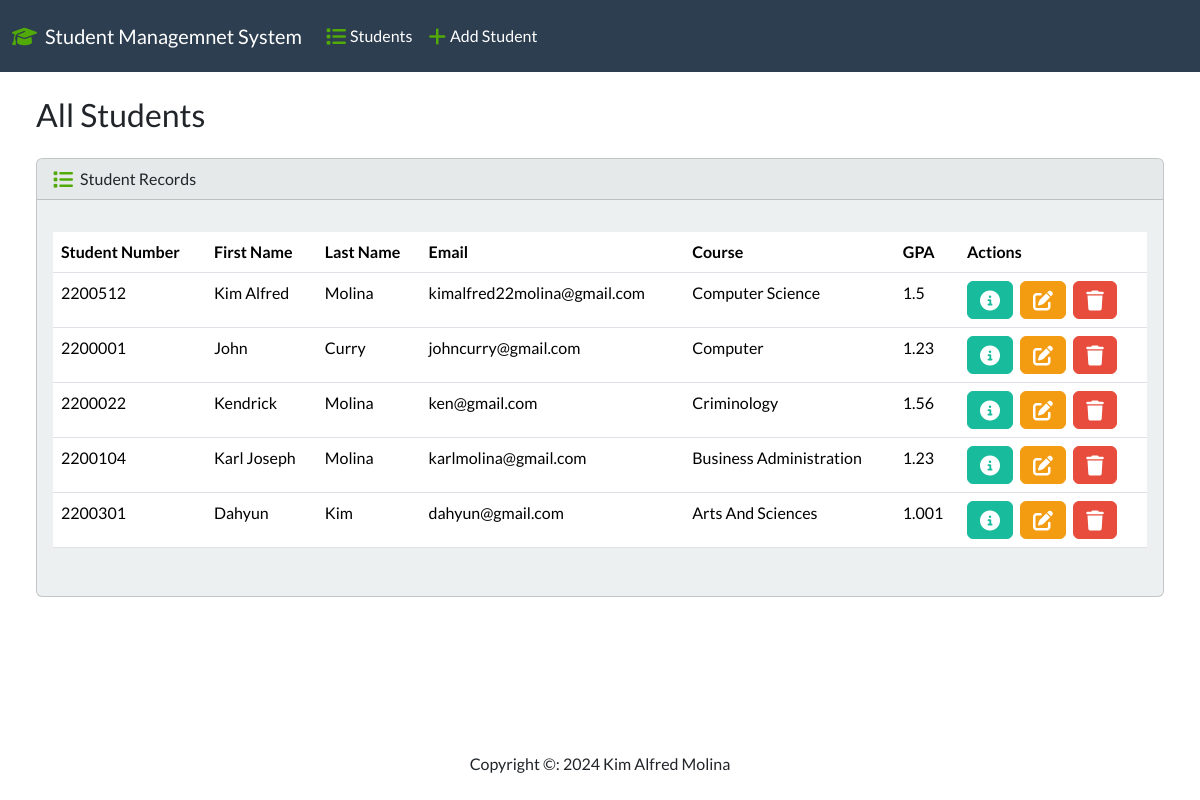
The app's page /, older data.
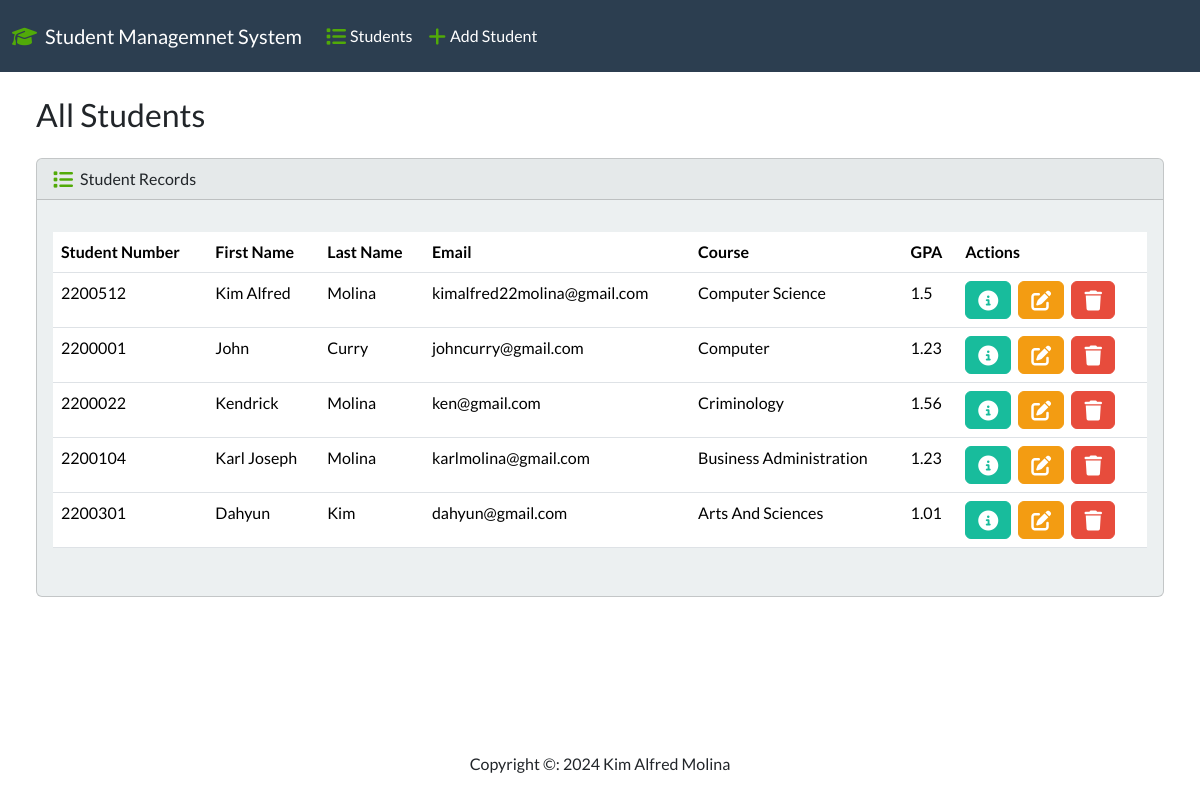
The same page, newer data.
### students/models.py (models this page shows, shortened)
class Student(models.Model):
    Student_number = models.PositiveBigIntegerField()
    first_name = models.CharField(max_length=50)
    last_name = models.CharField(max_length=50)
    email = models.EmailField(max_length=100)
    course = models.CharField(max_length=50)
    gpa = models.FloatField()

### students/views.py (the view)
# urls.py: path('', views.index, name='index'),
def index(request):
    return render(request, 'students/index.html', {
        'students': Student.objects.all()
    })

### students/templates/students/index.html (shortened to what this page needs)
{% extends "students/base.html" %}
{% block body %}
<h3 class="m-4">All Students</h3>
        <div class="row">
            <div class="col-12">
              {% if students %}
              <div class="card bg-light ms-4 me-4 mb-4">
                <div class="card-header"><i class="fa-solid fa-list fa-lg me-1" style="color: #51aa08;"></i> Student Records
                </div>
                <div class="card-body">
                  <p class="card-text">
                    <div class="table-responsive">
                      <table class="table table-hover">
                        <thead>
                          <tr>
                            <th scope="col">Student Number</th>
                            <th scope="col">First Name</th>
                            <th scope="col">Last Name</th>
                            <th scope="col">Email</th>
                            <th scope="col">Course</th>
                            <th scope="col">GPA</th>
                            <th scope="col">Actions</th>
                          </tr>
                        </thead>
                        <tbody>
                          {% for student in students %}
                          <tr>
                            <td>{{ student.Student_number }}</td>
                            <td>{{ student.first_name }}</td>
                            <td>{{ student.last_name }}</td>
                            <td>{{ student.email }}</td>
                            <td>{{ student.course }}</td>
                            <td>{{ student.gpa }}</td>
                            <td>
                              <button type="button" class="btn btn-success me-1" href="{% url 'view_student' student.id %}" data-bs-toggle="modal" data-bs-target="#myModal{{student.id}}">
                              <i class="fa-solid fa-circle-info fa-lg" style="color: #ffffff;"></i>
                            </button>
                            <a class="btn btn-warning me-1" href="{% url 'edit' student.id %}">
                              <i class="fa-solid fa-pen-to-square fa-lg"></i>
                            </a>
                            <button type="button" class="btn btn-danger" data-bs-toggle="modal" data-bs-target="#delete{{student.id}}">
                              <i class="fa-solid fa-trash fa-lg"></i>
                            </button>
                            </td>
                          </tr>
                          {% endfor %}
                        </tbody>
                      </table>
                    </div>
                  </p>
                </div>
              </div>
              {% else %}
              <h5 class="alert alert-primary ms-4 me-4">No Student Records</h5>
              {% endif %}
            </div>
          </div>
{% endblock%}

Row changes from the older to the newer data that the page shows:
changed Student "Dahyun": gpa "1.001" → "1.01"
